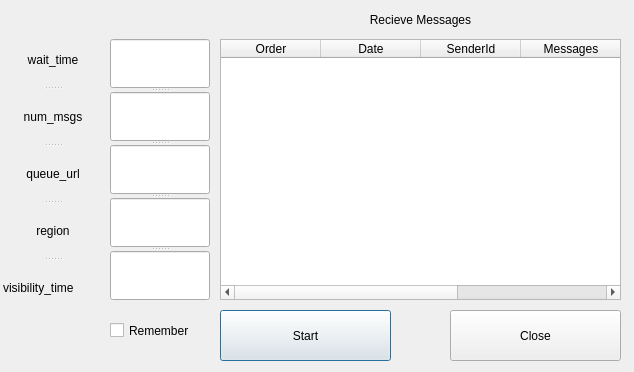
<?xml version="1.0" encoding="UTF-8"?>
<ui version="4.0">
 <class>Dialog</class>
 <widget class="QDialog" name="Dialog">
  <property name="geometry">
   <rect>
    <x>0</x>
    <y>0</y>
    <width>634</width>
    <height>372</height>
   </rect>
  </property>
  <property name="windowTitle">
   <string>Dialog</string>
  </property>
  <property name="styleSheet">
   <string notr="true"/>
  </property>
  <widget class="QTableWidget" name="tableWidget">
   <property name="geometry">
    <rect>
     <x>220</x>
     <y>39</y>
     <width>401</width>
     <height>261</height>
    </rect>
   </property>
   <property name="styleSheet">
    <string notr="true"/>
   </property>
   <column>
    <property name="text">
     <string>Order</string>
    </property>
   </column>
   <column>
    <property name="text">
     <string>Date</string>
    </property>
   </column>
   <column>
    <property name="text">
     <string>SenderId</string>
    </property>
   </column>
   <column>
    <property name="text">
     <string>Messages</string>
    </property>
   </column>
   <column>
    <property name="text">
     <string/>
    </property>
   </column>
  </widget>
  <widget class="QPushButton" name="StartBtn">
   <property name="geometry">
    <rect>
     <x>220</x>
     <y>310</y>
     <width>171</width>
     <height>51</height>
    </rect>
   </property>
   <property name="text">
    <string>Start</string>
   </property>
  </widget>
  <widget class="QLabel" name="TopLabel">
   <property name="geometry">
    <rect>
     <x>220</x>
     <y>0</y>
     <width>401</width>
     <height>39</height>
    </rect>
   </property>
   <property name="text">
    <string>Recieve Messages</string>
   </property>
   <property name="alignment">
    <set>Qt::AlignCenter</set>
   </property>
  </widget>
  <widget class="QPushButton" name="CloseBtn">
   <property name="geometry">
    <rect>
     <x>450</x>
     <y>310</y>
     <width>171</width>
     <height>51</height>
    </rect>
   </property>
   <property name="text">
    <string>Close</string>
   </property>
  </widget>
  <widget class="QCheckBox" name="checkBox">
   <property name="geometry">
    <rect>
     <x>110</x>
     <y>320</y>
     <width>101</width>
     <height>21</height>
    </rect>
   </property>
   <property name="styleSheet">
    <string notr="true"/>
   </property>
   <property name="text">
    <string>Remember</string>
   </property>
  </widget>
  <widget class="QSplitter" name="splitter">
   <property name="geometry">
    <rect>
     <x>3</x>
     <y>33</y>
     <width>100</width>
     <height>281</height>
    </rect>
   </property>
   <property name="styleSheet">
    <string notr="true"/>
   </property>
   <property name="orientation">
    <enum>Qt::Vertical</enum>
   </property>
   <widget class="QLabel" name="waitTimeLabel">
    <property name="minimumSize">
     <size>
      <width>100</width>
      <height>0</height>
     </size>
    </property>
    <property name="maximumSize">
     <size>
      <width>60</width>
      <height>16777215</height>
     </size>
    </property>
    <property name="styleSheet">
     <string notr="true"/>
    </property>
    <property name="text">
     <string>wait_time</string>
    </property>
    <property name="alignment">
     <set>Qt::AlignCenter</set>
    </property>
   </widget>
   <widget class="QLabel" name="msgNumsLabel">
    <property name="minimumSize">
     <size>
      <width>100</width>
      <height>0</height>
     </size>
    </property>
    <property name="maximumSize">
     <size>
      <width>100</width>
      <height>16777215</height>
     </size>
    </property>
    <property name="styleSheet">
     <string notr="true"/>
    </property>
    <property name="text">
     <string>num_msgs</string>
    </property>
    <property name="alignment">
     <set>Qt::AlignCenter</set>
    </property>
   </widget>
   <widget class="QLabel" name="QueueUrlLabel">
    <property name="minimumSize">
     <size>
      <width>100</width>
      <height>0</height>
     </size>
    </property>
    <property name="maximumSize">
     <size>
      <width>60</width>
      <height>16777215</height>
     </size>
    </property>
    <property name="styleSheet">
     <string notr="true"/>
    </property>
    <property name="text">
     <string>queue_url</string>
    </property>
    <property name="alignment">
     <set>Qt::AlignCenter</set>
    </property>
   </widget>
   <widget class="QLabel" name="regionLabel">
    <property name="minimumSize">
     <size>
      <width>100</width>
      <height>0</height>
     </size>
    </property>
    <property name="maximumSize">
     <size>
      <width>100</width>
      <height>16777215</height>
     </size>
    </property>
    <property name="styleSheet">
     <string notr="true"/>
    </property>
    <property name="text">
     <string>region</string>
    </property>
    <property name="alignment">
     <set>Qt::AlignCenter</set>
    </property>
   </widget>
   <widget class="QLabel" name="visibilityTimeLabel">
    <property name="minimumSize">
     <size>
      <width>100</width>
      <height>0</height>
     </size>
    </property>
    <property name="maximumSize">
     <size>
      <width>100</width>
      <height>16777215</height>
     </size>
    </property>
    <property name="styleSheet">
     <string notr="true"/>
    </property>
    <property name="text">
     <string>visibility_time</string>
    </property>
   </widget>
  </widget>
  <widget class="QSplitter" name="splitter_2">
   <property name="geometry">
    <rect>
     <x>110</x>
     <y>39</y>
     <width>100</width>
     <height>261</height>
    </rect>
   </property>
   <property name="styleSheet">
    <string notr="true"/>
   </property>
   <property name="orientation">
    <enum>Qt::Vertical</enum>
   </property>
   <widget class="QLineEdit" name="waitTime_Input">
    <property name="minimumSize">
     <size>
      <width>100</width>
      <height>30</height>
     </size>
    </property>
    <property name="maximumSize">
     <size>
      <width>100</width>
      <height>16777215</height>
     </size>
    </property>
    <property name="styleSheet">
     <string notr="true"/>
    </property>
    <property name="alignment">
     <set>Qt::AlignCenter</set>
    </property>
   </widget>
   <widget class="QLineEdit" name="msgNums_Input">
    <property name="minimumSize">
     <size>
      <width>100</width>
      <height>30</height>
     </size>
    </property>
    <property name="maximumSize">
     <size>
      <width>100</width>
      <height>16777215</height>
     </size>
    </property>
    <property name="styleSheet">
     <string notr="true"/>
    </property>
    <property name="alignment">
     <set>Qt::AlignCenter</set>
    </property>
   </widget>
   <widget class="QLineEdit" name="QueueUrl_Input">
    <property name="minimumSize">
     <size>
      <width>100</width>
      <height>30</height>
     </size>
    </property>
    <property name="maximumSize">
     <size>
      <width>100</width>
      <height>16777215</height>
     </size>
    </property>
    <property name="styleSheet">
     <string notr="true"/>
    </property>
    <property name="alignment">
     <set>Qt::AlignCenter</set>
    </property>
   </widget>
   <widget class="QLineEdit" name="region_Input">
    <property name="minimumSize">
     <size>
      <width>100</width>
      <height>30</height>
     </size>
    </property>
    <property name="maximumSize">
     <size>
      <width>100</width>
      <height>16777215</height>
     </size>
    </property>
    <property name="styleSheet">
     <string notr="true"/>
    </property>
    <property name="alignment">
     <set>Qt::AlignCenter</set>
    </property>
   </widget>
   <widget class="QLineEdit" name="visibilityTime_Input">
    <property name="minimumSize">
     <size>
      <width>100</width>
      <height>30</height>
     </size>
    </property>
    <property name="maximumSize">
     <size>
      <width>100</width>
      <height>16777215</height>
     </size>
    </property>
    <property name="styleSheet">
     <string notr="true"/>
    </property>
    <property name="alignment">
     <set>Qt::AlignCenter</set>
    </property>
   </widget>
  </widget>
 </widget>
 <resources>
  <include location="../../resources/images.qrc"/>
 </resources>
 <connections>
  <connection>
   <sender>waitTime_Input</sender>
   <signal>textChanged(QString)</signal>
   <receiver>Dialog</receiver>
   <slot>setSendBtnEnble()</slot>
   <hints>
    <hint type="sourcelabel">
     <x>163</x>
     <y>64</y>
    </hint>
    <hint type="destinationlabel">
     <x>134</x>
     <y>348</y>
    </hint>
   </hints>
  </connection>
  <connection>
   <sender>QueueUrl_Input</sender>
   <signal>textChanged(QString)</signal>
   <receiver>Dialog</receiver>
   <slot>setSendBtnEnble()</slot>
   <hints>
    <hint type="sourcelabel">
     <x>192</x>
     <y>152</y>
    </hint>
    <hint type="destinationlabel">
     <x>197</x>
     <y>354</y>
    </hint>
   </hints>
  </connection>
  <connection>
   <sender>msgNums_Input</sender>
   <signal>textChanged(QString)</signal>
   <receiver>Dialog</receiver>
   <slot>setSendBtnEnble()</slot>
   <hints>
    <hint type="sourcelabel">
     <x>138</x>
     <y>122</y>
    </hint>
    <hint type="destinationlabel">
     <x>251</x>
     <y>322</y>
    </hint>
   </hints>
  </connection>
  <connection>
   <sender>region_Input</sender>
   <signal>textChanged(QString)</signal>
   <receiver>Dialog</receiver>
   <slot>setSendBtnEnble()</slot>
   <hints>
    <hint type="sourcelabel">
     <x>129</x>
     <y>239</y>
    </hint>
    <hint type="destinationlabel">
     <x>121</x>
     <y>324</y>
    </hint>
   </hints>
  </connection>
  <connection>
   <sender>visibilityTime_Input</sender>
   <signal>textChanged(QString)</signal>
   <receiver>Dialog</receiver>
   <slot>setSendBtnEnble()</slot>
   <hints>
    <hint type="sourcelabel">
     <x>201</x>
     <y>273</y>
    </hint>
    <hint type="destinationlabel">
     <x>633</x>
     <y>308</y>
    </hint>
   </hints>
  </connection>
  <connection>
   <sender>StartBtn</sender>
   <signal>clicked()</signal>
   <receiver>Dialog</receiver>
   <slot>startEvent()</slot>
   <hints>
    <hint type="sourcelabel">
     <x>355</x>
     <y>339</y>
    </hint>
    <hint type="destinationlabel">
     <x>417</x>
     <y>339</y>
    </hint>
   </hints>
  </connection>
  <connection>
   <sender>CloseBtn</sender>
   <signal>clicked()</signal>
   <receiver>Dialog</receiver>
   <slot>closeEvent()</slot>
   <hints>
    <hint type="sourcelabel">
     <x>592</x>
     <y>343</y>
    </hint>
    <hint type="destinationlabel">
     <x>633</x>
     <y>350</y>
    </hint>
   </hints>
  </connection>
  <connection>
   <sender>checkBox</sender>
   <signal>clicked()</signal>
   <receiver>Dialog</receiver>
   <slot>setRemember()</slot>
   <hints>
    <hint type="sourcelabel">
     <x>121</x>
     <y>335</y>
    </hint>
    <hint type="destinationlabel">
     <x>16</x>
     <y>344</y>
    </hint>
   </hints>
  </connection>
 </connections>
 <slots>
  <slot>setSendBtnEnble()</slot>
  <slot>startEvent()</slot>
  <slot>closeEvent()</slot>
  <slot>setRemember()</slot>
 </slots>
</ui>
